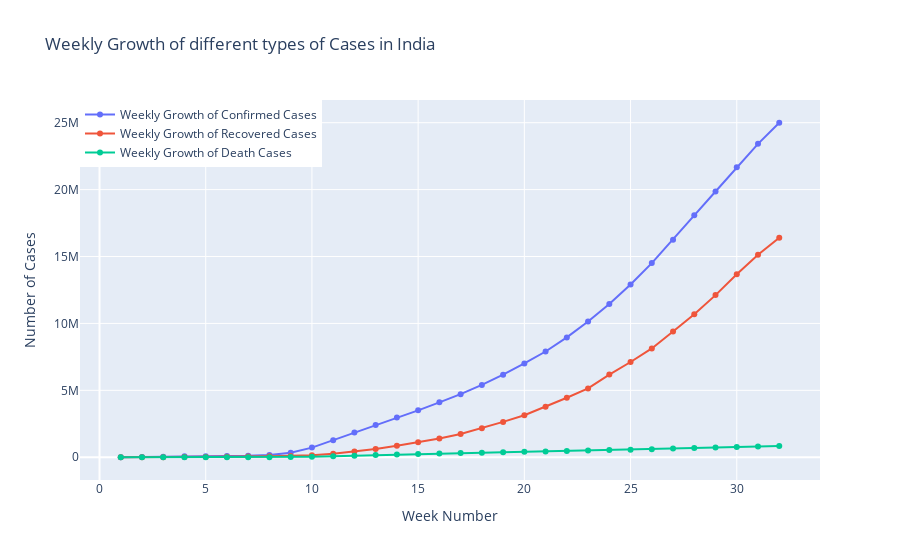

The cell this chart's notebook holds for it:
### Code cell
import plotly.graph_objects as go

datewise["WeekOfYear"]=datewise.index.weekofyear

week_num=[]
weekwise_confirmed=[]
weekwise_recovered=[]
weekwise_deaths=[]
w=1
for i in list(datewise["WeekOfYear"].unique()):
    weekwise_confirmed.append(datewise[datewise["WeekOfYear"]==i]["Confirmed"].iloc[-1])
    weekwise_recovered.append(datewise[datewise["WeekOfYear"]==i]["Recovered"].iloc[-1])
    weekwise_deaths.append(datewise[datewise["WeekOfYear"]==i]["Deaths"].iloc[-1])
    week_num.append(w)
    w=w+1
fig=go.Figure()
fig.add_trace(go.Scatter(x=week_num, y=weekwise_confirmed,
                    mode='lines+markers',
                    name='Weekly Growth of Confirmed Cases'))
fig.add_trace(go.Scatter(x=week_num, y=weekwise_recovered,
                    mode='lines+markers',
                    name='Weekly Growth of Recovered Cases'))
fig.add_trace(go.Scatter(x=week_num, y=weekwise_deaths,
                    mode='lines+markers',
                    name='Weekly Growth of Death Cases'))
fig.update_layout(title="Weekly Growth of different types of Cases in India",
                 xaxis_title="Week Number",yaxis_title="Number of Cases",legend=dict(x=0,y=1,traceorder="normal"))
fig.show()

### Figure 1 — Plotly figure (JSON) as saved in the notebook; plotly's stock layout.template omitted (floating-point values rounded to 4 significant figures)
{"data": [{"mode": "lines+markers", "name": "Weekly Growth of Confirmed Cases", "type": "scatter", "x": [1, 2, 3, 4, 5, 6, 7, 8, 9, 10, 11, 12, 13, 14, 15, 16, 17, 18, 19, 20, 21, 22, 23, 24, 25, 26, 27, 28, 29, 30, 31, 32], "y": [2118, 16787, 40151, 71226, 78985, 88371, 109835, 167447, 337122, 720140, 1272115, 1846680, 2401379, 2971475, 3506729, 4101699, 4713620, 5407613, 6166946, 7010582, 7900924, 8955536, 10145791, 11449707, 12910357, 14507491, 16252541, 18079516, 19861683, 21672186, 23420418, 24996456]}, {"mode": "lines+markers", "name": "Weekly Growth of Recovered Cases", "type": "scatter", "x": [1, 2, 3, 4, 5, 6, 7, 8, 9, 10, 11, 12, 13, 14, 15, 16, 17, 18, 19, 20, 21, 22, 23, 24, 25, 26, 27, 28, 29, 30, 31, 32], "y": [52, 472, 3244, 10865, 23394, 42716, 60695, 76034, 97243, 149076, 260012, 421722, 623903, 865733, 1125236, 1408980, 1733963, 2168563, 2641329, 3140920, 3769712, 4447086, 5140899, 6179006, 7116957, 8133663, 9397505, 10690555, 12115825, 13676868, 15137203, 16409757]}, {"mode": "lines+markers", "name": "Weekly Growth of Death Cases", "type": "scatter", "x": [1, 2, 3, 4, 5, 6, 7, 8, 9, 10, 11, 12, 13, 14, 15, 16, 17, 18, 19, 20, 21, 22, 23, 24, 25, 26, 27, 28, 29, 30, 31, 32], "y": [56, 362, 906, 1770, 2469, 2996, 3803, 6440, 14623, 33925, 69374, 114089, 165044, 206544, 247470, 282709, 315185, 345059, 372035, 402744, 433066, 468365, 501893, 534267, 569128, 606173, 648637, 689360, 731326, 775244, 808676, 842499]}], "layout": {"autosize": true, "legend": {"traceorder": "normal", "x": 0, "y": 1}, "title": {"text": "Weekly Growth of different types of Cases in India"}, "xaxis": {"autorange": true, "range": [-0.9385, 33.94], "title": {"text": "Week Number"}, "type": "linear"}, "yaxis": {"autorange": true, "range": [-2063000.0, 27060000.0], "title": {"text": "Number of Cases"}, "type": "linear"}}}
